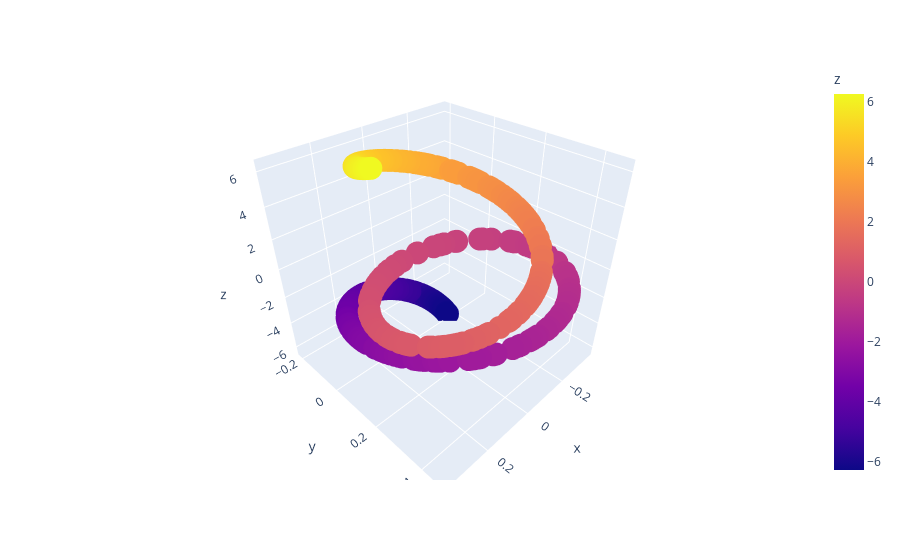

Notebook code for this chart:
### Code cell
from matplotlib import pyplot as plt
import plotly.express as px
fig = px.scatter_3d(df, x='x', y='y', z='z', color='z')

fig.show()

### Figure 1 — Plotly figure (JSON) as saved in the notebook; plotly's stock layout.template omitted (floating-point values rounded to 4 significant figures; data arrays with more than 128 entries replaced by an {"elided": "..."} marker saying what was removed)
{"data": [{"hovertemplate": "x=%{x}<br>y=%{y}<br>z=%{marker.color}<extra></extra>", "legendgroup": "", "marker": {"color": {"elided": "500 float values"}, "coloraxis": "coloraxis", "symbol": "circle"}, "mode": "markers", "name": "", "scene": "scene", "showlegend": false, "type": "scatter3d", "x": {"elided": "500 float values"}, "y": {"elided": "500 float values"}, "z": {"elided": "500 float values"}}], "layout": {"coloraxis": {"colorbar": {"title": {"text": "z"}}, "colorscale": [[0, "#0d0887"], [0.1111, "#46039f"], [0.2222, "#7201a8"], [0.3333, "#9c179e"], [0.4444, "#bd3786"], [0.5556, "#d8576b"], [0.6667, "#ed7953"], [0.7778, "#fb9f3a"], [0.8889, "#fdca26"], [1, "#f0f921"]]}, "legend": {"tracegroupgap": 0}, "margin": {"t": 60}, "scene": {"domain": {"x": [0, 1], "y": [0, 1]}, "xaxis": {"title": {"text": "x"}}, "yaxis": {"title": {"text": "y"}}, "zaxis": {"title": {"text": "z"}}}}}
